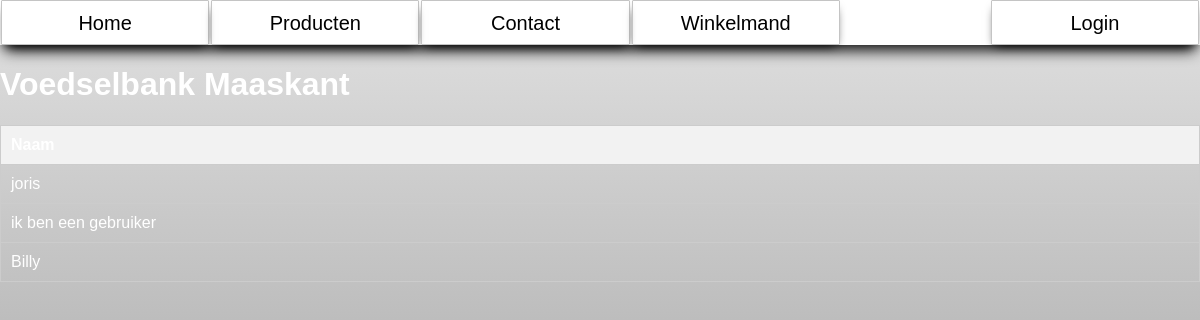
Page /gebruiker.php on the earlier database version.
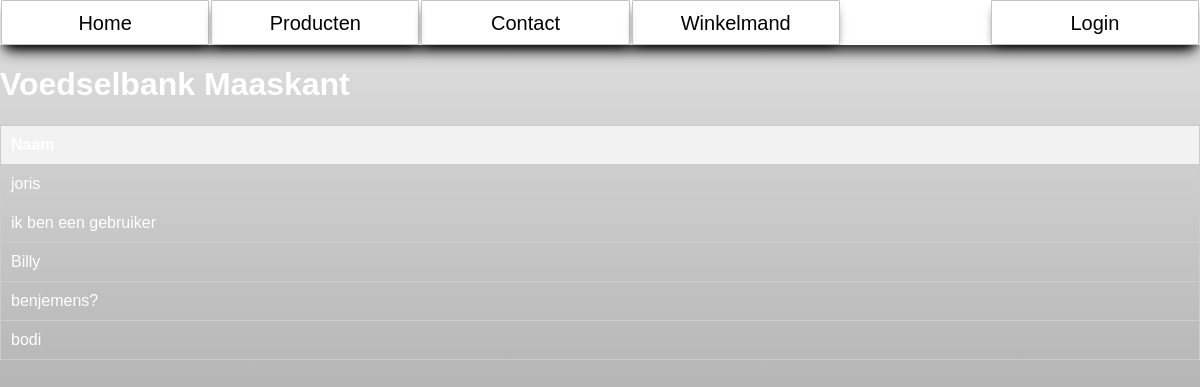
Same page on the later database version.
### tables this page shows
CREATE TABLE `user` (
  `AccountID` int(11) NOT NULL,
  `Email` varchar(100) NOT NULL,
  `Wachtwoord` varchar(255) NOT NULL,
  `Naam` varchar(100) NOT NULL,
  `Telefoonnummer` varchar(100) NOT NULL,
  `IsAdmin` tinyint(1) NOT NULL
);

### gebruiker.php (the view, shortened to what this page needs)
<!DOCTYPE html>
<html lang="en">
<head>
    <link rel="stylesheet" href="styles.css">
</head>
<body>
    <?php
    include 'navigation.php';
    ?>
    <h1>Voedselbank Maaskant</h1>
    <table>
        <thead>
            <tr>
                <th>Naam</th>
            </tr>
        </thead>
        <tbody>
            <?php
            require_once 'config.php';
            $sql = "SELECT * FROM user";
            $stmt = $conn->prepare($sql);
            $stmt->execute();
            while ($row = $stmt->fetch(PDO::FETCH_ASSOC)) {
                echo "<tr>
                        <td>{$row['Naam']}</td>
                      </tr>";
            }
            ?>
        </tbody>
    </table>
</body>
</html>

### navigation.php (shortened to what this page needs)
<!DOCTYPE html>
<html>
<head>
  <link rel="stylesheet" type="text/css" media="screen" href="navigation.css" />
</head>
<body>
  <section>
    <center>
      <div>
        <nav class="nav_bar">
          <div onclick="location.href='index.php';"><a href="index.php">Home</a></div>
          <div onclick="location.href='alleproducten.php';"><a href="alleproducten.php">Producten</a></div>
          <div onclick="location.href='contactpagina.php';"><a href="contactpagina.php">Contact</a></div>
          <div onclick="location.href='winkelmand.php';"><a href="winkelmand.php">Winkelmand</a></div>
          <?php
          if (isset($_SESSION['loggedin']) && $_SESSION['loggedin'] == true) {
              echo "<div class=\"dropdown\">";
              echo "<div style= 'color: black;'>Welkom, " . $_SESSION['user_name'] . "</div>";
              echo "<div class=\"dropdown-content\">";
              echo "<a href=\"logout.php\">Logout</a>";
              echo "</div>";
              echo "</div>";
          } else {
              echo "<div onclick=\"location.href='login.php';\"><a href=\"login.php\">Login</a></div>";
          }
          ?>
        </nav>
      </div>
    </center>
  </section>
</body>
</html>

### styles.css (style rules this page uses)
body { font-family: Arial, Helvetica, sans-serif; height: 100vh; background-image: linear-gradient(rgba(225, 225, 225), rgb(135, 135, 135)); overflow: hidden; }
table { width: 100%; border-collapse: collapse; }
th, td { border: 1px solid #ccc; padding: 10px; text-align: left; }
th { background-color: #f2f2f2; }

### navigation.css (style rules this page uses)
body { color: white; padding: 0; margin: 0; }
.nav_bar { position: absolute; text-align: center; display: flex; box-shadow: 0px 10px 15px -5px black; position: relative; width: 100%; height: 45px; background: #ffffff; font-size: 20px; z-index: 0; line-height: 45px; }
.nav_bar a { width: 200px; text-decoration: none; color: black; }
.nav_bar div { width: 100%; box-shadow: 0px 5px 10px -5px black; cursor: pointer; transition: all 0.5s ease; border: 0.1px solid rgb(196, 196, 196); border-radius: 1px; margin-left: 1px; margin-right: 1px; }
.nav_bar div:nth-child(4) { margin-right: 150px; }

Differences in the rows shown:
added user: Naam "benjemens?"
added user: Naam "bodi"
